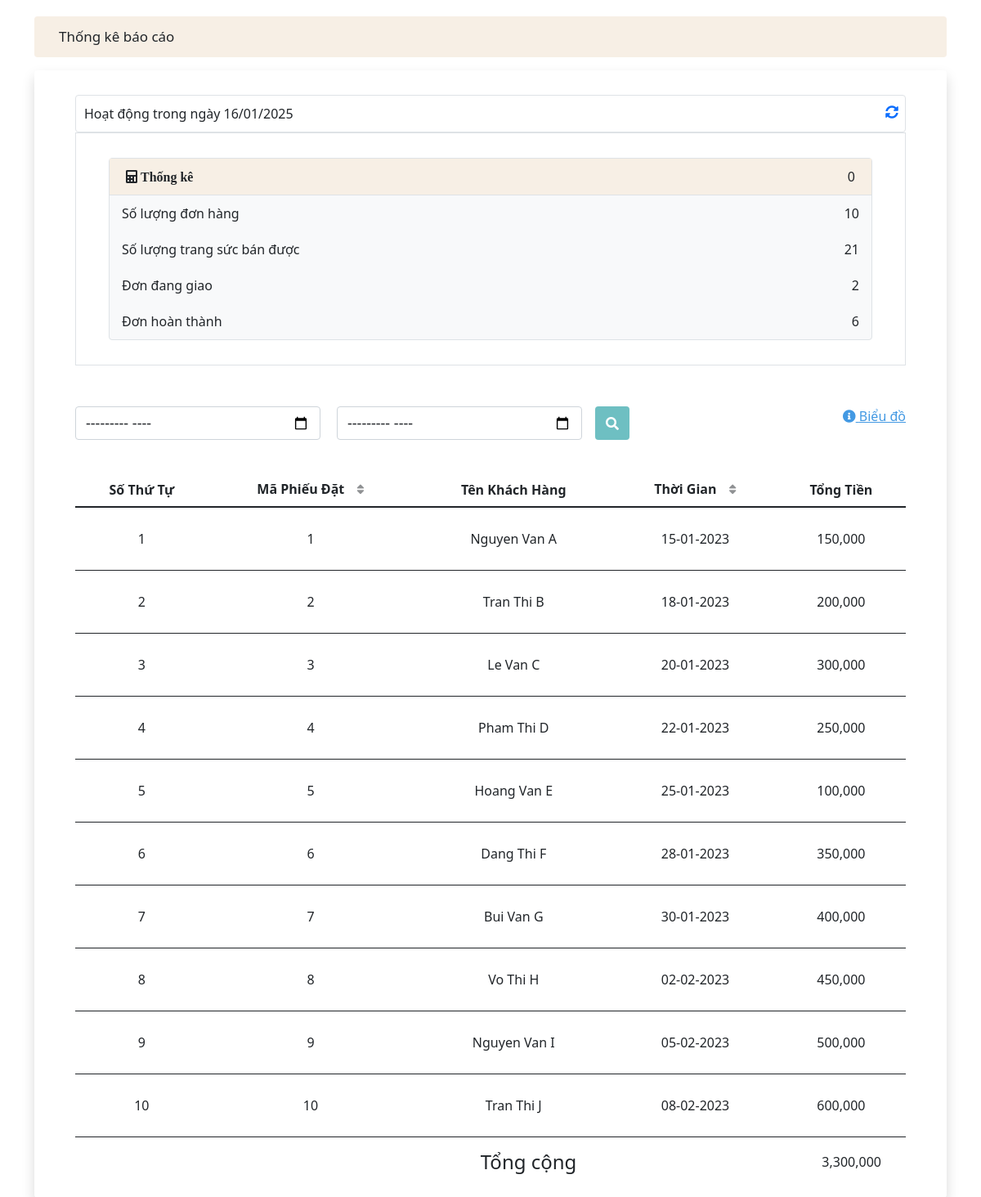
Page /admin/data_statistic1.php on the committed database.
### tables this page shows
CREATE TABLE `dathang` (
  `MaPhieuDat` int(11) NOT NULL,
  `MaKH` int(11) NOT NULL,
  `ThoiGianDat` date NOT NULL,
  `TrangThai` varchar(50) NOT NULL,
  `TongTien` int(11) NOT NULL
);

CREATE TABLE `khachhang` (
  `MaKH` int(11) NOT NULL,
  `TenKH` varchar(100) NOT NULL,
  `SDT` varchar(15) NOT NULL,
  `GioiTinh` varchar(10) NOT NULL,
  `NgaySinh` date NOT NULL,
  `Email` varchar(200) NOT NULL,
  `DiaChi` varchar(200) NOT NULL,
  `YeuCau` varchar(200) NOT NULL
);

### admin/data_statistic1.php (the view, shortened to what this page needs)
<!DOCTYPE html>
<html lang="en">
<head>
    <link rel="stylesheet" href="index.css" type="text/css">
    <link rel="stylesheet" href="data_statistic.css" type="text/css">
    <link rel="stylesheet" href="https://cdnjs.cloudflare.com/ajax/libs/font-awesome/5.15.1/css/all.min.css" />
    <link href="https://cdn.jsdelivr.net/npm/bootstrap@5.1.1/dist/css/bootstrap.min.css" rel="stylesheet">
</head>
<body>
<?php
    include_once 'config.php';
     $time = date('d/m/Y', time());
     $date = date('Y-m-d', time());
    ?>
    <div class="container">
        <div class="main__title mb-3 rounded">Thống kê báo cáo</div>
        <div class="main__content main__edit shadow bg-white rounded ">
            <form method="post">
                <div class="box-data border rounded">
                    <p>Hoạt động trong ngày <?php echo $time ?> </p>
                    <ul><a href="#"><i class="fas fa-sync-alt" aria-hidden="true"></i></a></ul>
                </div>
                <div class="form_tt border">
                    <div class="row">
                        <div class="col">
                            <div class="p-3 border bg-light rounded">
                                <div class="row_order title_order d-flex align-items-center">
                                    <i class="fas fa-calculator" aria-hidden="true"> Thống kê</i >
                                    <span><?php echo mysqli_fetch_row(mysqli_query($con, "SELECT COUNT(*) from dathang WHERE ThoiGianDat = '$date'"))[0]; ?></span>
                                </div>
                                <div class="row_order row_tt">
                                    <span>Số lượng đơn hàng</span>
                                    <span><?php
                                        $query = "SELECT COUNT(soluong) FROM ctdathang,dathang where ctdathang.MaPhieuDat = dathang.MaPhieuDat";
                                     echo mysqli_fetch_row(mysqli_query($con, $query))[0]; ?></span>
                                </div>
                                <div class="row_order row_tt">
                                    <span>Số lượng trang sức bán được</span>
                                    <span><?php
                                        $query = "SELECT SUM(soluong) FROM ctdathang,dathang WHERE ctdathang.MaPhieuDat = dathang.MaPhieuDat";
                                        echo mysqli_fetch_row(mysqli_query($con, $query))[0]; ?></span>
                                </div>
                                <div class="row_order row_tt">
                                    <span>Đơn đang giao</span>
                                    <?php  $query = "SELECT COUNT(soluong) FROM ctdathang,dathang WHERE dathang.TrangThai =". "'Đang giao' AND "."ctdathang.MaPhieuDat = dathang.MaPhieuDat";
                                        echo mysqli_fetch_row(mysqli_query($con, $query))[0]; ?></span>
                                </div>
                                <div class="row_order row_tt">
                                    <span>Đơn hoàn thành</span>
                                    <span><?php
                                        $query = "SELECT COUNT(soluong) FROM ctdathang,dathang WHERE dathang.TrangThai =". "'Hoàn thành' AND "."ctdathang.MaPhieuDat = dathang.MaPhieuDat";
                                        echo mysqli_fetch_row(mysqli_query($con, $query))[0]; ?></span>
                                </div>
                            </div>
                        </div>
                    </div>
                </div>
            </form>
            <form class="data-table" action="index.php?page=search_date" method="post">
                <div class="main__top">
                    <div class="input-group">
                        <div class="tk">
                            <div class="form-outline" style="display: flex;">
                                <input id="month_begin" name="month_begin" type="month" class="form-control" placeholder="Tháng bắt đầu" required style="width: 300px;font-size: 18px; margin-right: 20px">
                                <input id="month_end" name="month_end" type="month" class="form-control" placeholder="Tháng kết thúc" required style="width: 300px;font-size: 18px; margin-right: 20px">
                            </div>
                            <button class="btn search-btn" type="submit" name="btn-search_month"><i class="fas fa-search"></i></button>
                        </div>
                        <div><a href="index.php?page=statistic_chart" style="color: #4399e3;"><i class="fas fa-info-circle"></i> Biểu đồ</a></div>
                    </div>
                </div>
            </form>
            <div class="main__table">
                <table class="table" id="myTable">
                    <thead>
                        <tr class="text-center">
                            <th scope="col" >Số Thứ Tự</th>
                            <th scope="col" onclick="sortTableNumber(0)" class="sort">Mã Phiếu Đặt</th>
                            <th scope="col" >Tên Khách Hàng</th>
                            <th scope="col" onclick="sortTable(2)" class="sort">Thời Gian</th>
                            <th scope="col" onclick="sortTableNumber(4)" clas trangthai = 'hoàn thành's="sort">Tổng Tiền</th>
                        </tr>
                    </thead>
                    <tbody>
                        <?php
                        $sql = " SELECT * FROM dathang,khachhang WHERE dathang.MaKH = khachhang.MaKH ";
                        $result_set=mysqli_query($con, $sql);
                        $cout = 0;
                        if(mysqli_num_rows($result_set)>0)
                        {
                            while($row=mysqli_fetch_array($result_set))
                            {
                                $cout++;
                                ?>
                                    <tr class= "table__row text-center">
                                        <td scope="row"><?php echo $cout ?> </td>
                                        <td scope="row"><?php echo $row['MaPhieuDat'] ?></td>
                                        <td><?php echo $row['TenKH'] ?></td>
                                        <td><?php echo date("d-m-Y",strtotime($row['ThoiGianDat']))?></td>
                                        <td><?php echo number_format(floatval($row['TongTien']));?></td>
                                    </tr>
                                <?php
                            }
                        }
                        ?>
                    </tbody>
                </table>
                <div class= "d-flex justify-content-end align-items-center" style="margin-right: 30px;">
                    <h4 style="margin: 0 300px 0 0;">Tổng cộng</h4>
                    <?php
                    echo number_format(floatval(mysqli_fetch_row(mysqli_query($con, "SELECT SUM(TongTien) FROM dathang "))[0]));
                    ?>
                </div>
            </div>
        </div>
    </div>
</body>
</html>

### admin/index.css (style rules this page uses)
* { padding: 0; margin: 0; box-sizing: border-box; }
:root { --color-primary: #222222; --color-second:#d15641; --color-third: #f7efe5; --color-four: #6ebfc2; --text-white: white; }
.container { height: 1000px; width: 75%; padding: 20px; }
.main__title { background-color: var(--color-third); height: 50px; line-height: 50px; padding-left: 30px; font-size: 17px; }
.main__content { min-height: 890px; }
.main__top { display: flex; margin-bottom: 40px; }
.search-btn { background-color: var(--color-four) !important; margin-left: -4px !important; color: var(--text-white) !important; }
tr.table__row { margin-bottom: 3px !important; border-bottom: 1px solid currentColor ; }
.table__row th ,.table__row td { line-height: 60px; border-bottom: none !important; }
.sort::after { content: "\f0dc"; font-family: "Font Awesome 5 Free"; margin-left: 15px; opacity: 0.5; font-size: 15px; }
.table tr { cursor: pointer !important; }
.main__edit { padding: 30px 50px !important; }

### admin/data_statistic.css (style rules this page uses)
.box-data { display: flex; justify-content: space-between; border: 1px solid #222222; }
p { padding: 10px; margin-bottom: 0px !important; }
ul { padding: 8px; margin: 0px !important; }
.row_order { display: flex; justify-content: space-between; padding: 20px 5px; }
.p-3.border.bg-light { padding: 0px !important; }
.title_order { background: #f7efe5; border-bottom: 1px solid #dee2e6; padding: 10px 20px; }
.row_tt { padding: 10px 15px; }
.form_tt { padding: 30px 40px; border-top: none !important; }
.input-group { justify-content: space-between; }
.tk { display: flex; }
.data-table { margin-top: 50px; }

### rows in the picture
dathang: MaPhieuDat "1", MaKH.TenKH "Nguyen Van A", ThoiGianDat "15-01-2023", TongTien "150,000"
dathang: MaPhieuDat "2", MaKH.TenKH "Tran Thi B", ThoiGianDat "18-01-2023", TongTien "200,000"
dathang: MaPhieuDat "3", MaKH.TenKH "Le Van C", ThoiGianDat "20-01-2023", TongTien "300,000"
dathang: MaPhieuDat "4", MaKH.TenKH "Pham Thi D", ThoiGianDat "22-01-2023", TongTien "250,000"
dathang: MaPhieuDat "5", MaKH.TenKH "Hoang Van E", ThoiGianDat "25-01-2023", TongTien "100,000"
dathang: MaPhieuDat "6", MaKH.TenKH "Dang Thi F", ThoiGianDat "28-01-2023", TongTien "350,000"
dathang: MaPhieuDat "7", MaKH.TenKH "Bui Van G", ThoiGianDat "30-01-2023", TongTien "400,000"
dathang: MaPhieuDat "8", MaKH.TenKH "Vo Thi H", ThoiGianDat "02-02-2023", TongTien "450,000"
dathang: MaPhieuDat "9", MaKH.TenKH "Nguyen Van I", ThoiGianDat "05-02-2023", TongTien "500,000"
dathang: MaPhieuDat "10", MaKH.TenKH "Tran Thi J", ThoiGianDat "08-02-2023", TongTien "600,000"

### other values in the picture
mysqli_fetch_row(mysqli_query($con, $query))[0] "10"
mysqli_fetch_row(mysqli_query($con, $query))[0] "21"
mysqli_fetch_row(mysqli_query($con, $query))[0] "2"
mysqli_fetch_row(mysqli_query($con, $query))[0] "6"
